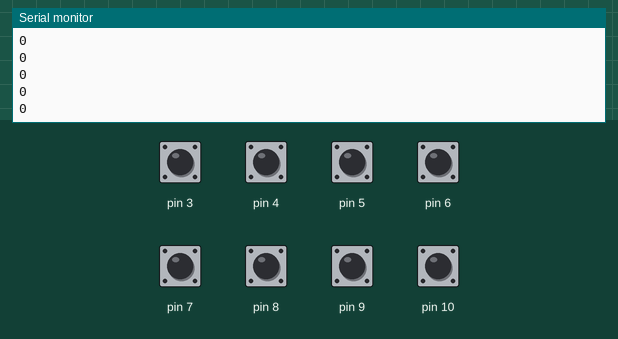
The sketch below on a simulated Arduino Uno, built with avr-gcc and run on an emulated ATmega328P. On the bench: the last lines printed to the serial monitor. The inputs (shaded band) are chosen by the test bench; at power-on: pin 3–10 HIGH.

Above: at 1.2 s.
1.3 s: pin 3 pulled LOW for 0.15 s
At 1.5 s:
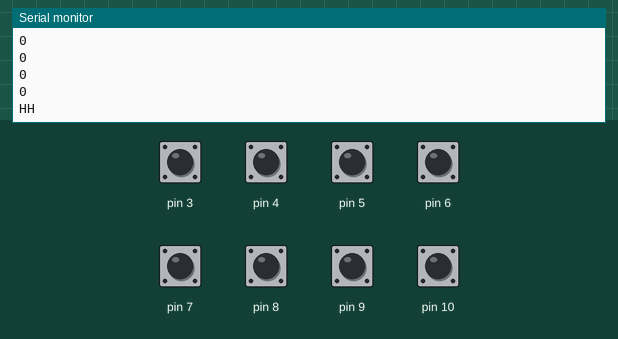
2.9 s: pin 4 pulled LOW for 0.15 s
At 3.08 s:
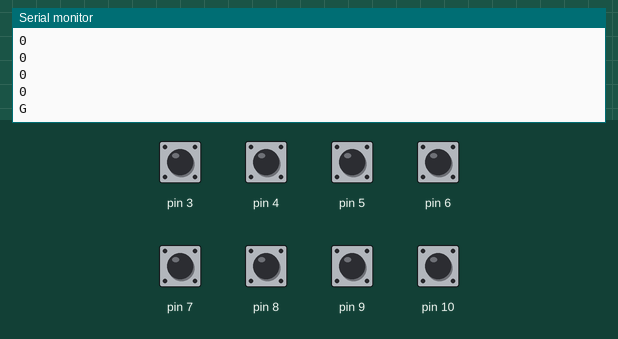
4.5 s: pin 5 pulled LOW for 0.15 s
At 4.65 s:
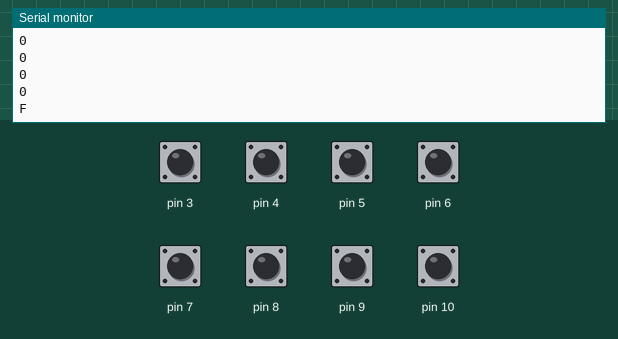
6.1 s: pin 6 pulled LOW for 0.15 s
At 6.31 s:
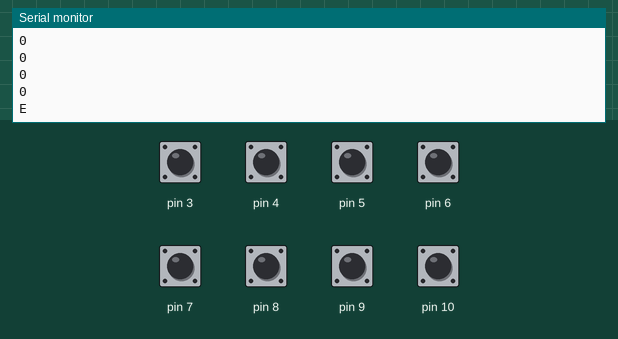
7.7 s: pin 7 pulled LOW for 0.15 s
At 7.93 s:
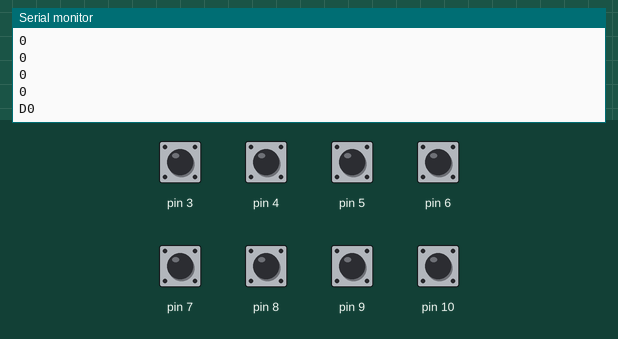
9.3 s: pin 8 pulled LOW for 0.15 s
At 9.51 s:
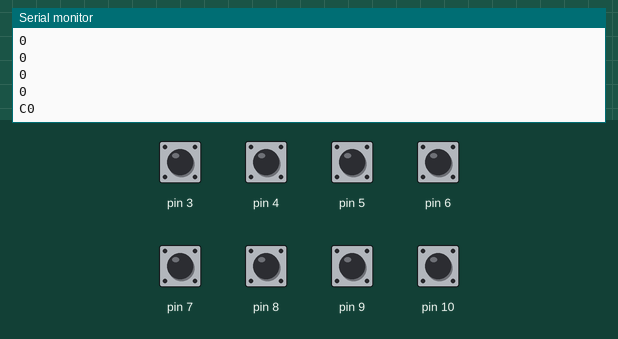

Measured:
- after the input at 1.3 s, the serial monitor: prints a new line after 0.07 s (image 1)
- after the input at 2.9 s, the serial monitor: prints a new line after 0.05 s (image 2)
- after the input at 4.5 s, the serial monitor: prints a new line at once (image 3)
- after the input at 6.1 s, the serial monitor: prints a new line after 0.09 s (image 4)
- after the input at 7.7 s, the serial monitor: prints a new line after 0.06 s (image 5)
- after the input at 9.3 s, the serial monitor: prints a new line at once (image 6)

The sketch:

alphabet.ino
```cpp
#include <CapacitiveSensor.h>

// Set the Send Pin & Receive Pin.
CapacitiveSensor   cs_12_3 = CapacitiveSensor(12,3);
CapacitiveSensor   cs_12_4 = CapacitiveSensor(12,4);
CapacitiveSensor   cs_12_5 = CapacitiveSensor(12,5);
CapacitiveSensor   cs_12_6 = CapacitiveSensor(12,6);
CapacitiveSensor   cs_12_7 = CapacitiveSensor(12,7);
CapacitiveSensor   cs_12_8 = CapacitiveSensor(12,8);
CapacitiveSensor   cs_12_9 = CapacitiveSensor(12,9);
CapacitiveSensor   cs_12_10 = CapacitiveSensor(12,10);

void setup()
{
  Serial.begin(9600);
//  // turn off autocalibrate on channel 1 - just as an example
  cs_12_3.set_CS_AutocaL_Millis(0xFFFFFFFF);
  cs_12_4.set_CS_AutocaL_Millis(0xFFFFFFFF);
  cs_12_5.set_CS_AutocaL_Millis(0xFFFFFFFF);
  cs_12_6.set_CS_AutocaL_Millis(0xFFFFFFFF);
  cs_12_7.set_CS_AutocaL_Millis(0xFFFFFFFF);
  cs_12_8.set_CS_AutocaL_Millis(0xFFFFFFFF);
  cs_12_9.set_CS_AutocaL_Millis(0xFFFFFFFF);
  cs_12_10.set_CS_AutocaL_Millis(0xFFFFFFFF);

}

void loop()
{
  // Set the sensitivity of the sensors.
  long touch1 =  cs_12_3.capacitiveSensor(30);
  long touch2 =  cs_12_4.capacitiveSensor(30);
  long touch3 =  cs_12_5.capacitiveSensor(30);
  long touch4 =  cs_12_6.capacitiveSensor(30);
  long touch5 =  cs_12_7.capacitiveSensor(30);
  long touch6 =  cs_12_8.capacitiveSensor(30);
  long touch7 =  cs_12_9.capacitiveSensor(30);
  long touch8 =  cs_12_10.capacitiveSensor(30);


  // When we touched the sensor, the buzzer will produce a tone.

  if (touch1 > 100) {
    Serial.write("H");
    Serial.print("H");
    Serial.print('\n');
    delay(60);
  }

   if (touch2 > 100) {
    Serial.write("G");
    Serial.print('\n');
    delay(60);
  }

  if (touch3 > 100) {
    Serial.write("F");
    Serial.print('\n');
    delay(60);
  }

  if (touch4 > 100) {
    Serial.write("E");
    Serial.print('\n');
    delay(60);
  }

  if (touch5 > 100) {
    Serial.write("D");
    delay(60);
  }

   if (touch6 > 100) {
    Serial.write("C");
    delay(60);
  }

  if (touch7 > 100) {
    Serial.write("B");
    delay(60);
  }

  if (touch8 > 100) {
    Serial.write("A");
    delay(60);
  }

 if (touch1<=100  &  touch2<=100  &  touch3<=100 & touch4<=100 & touch5<=100  &  touch6<=100  &  touch7<=100 & touch8<=100)
    Serial.println("0");
  delay(60);
 }
```
